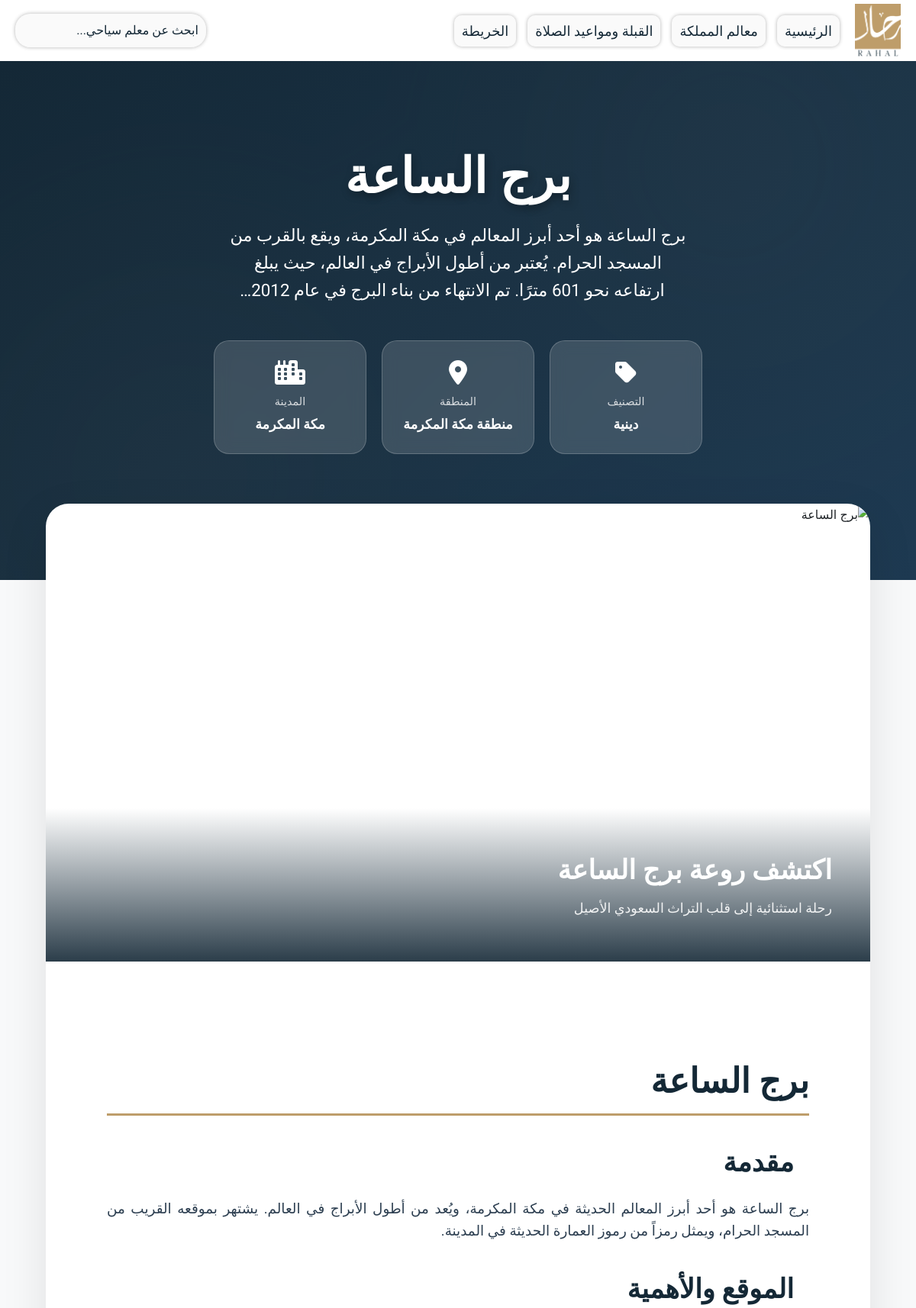
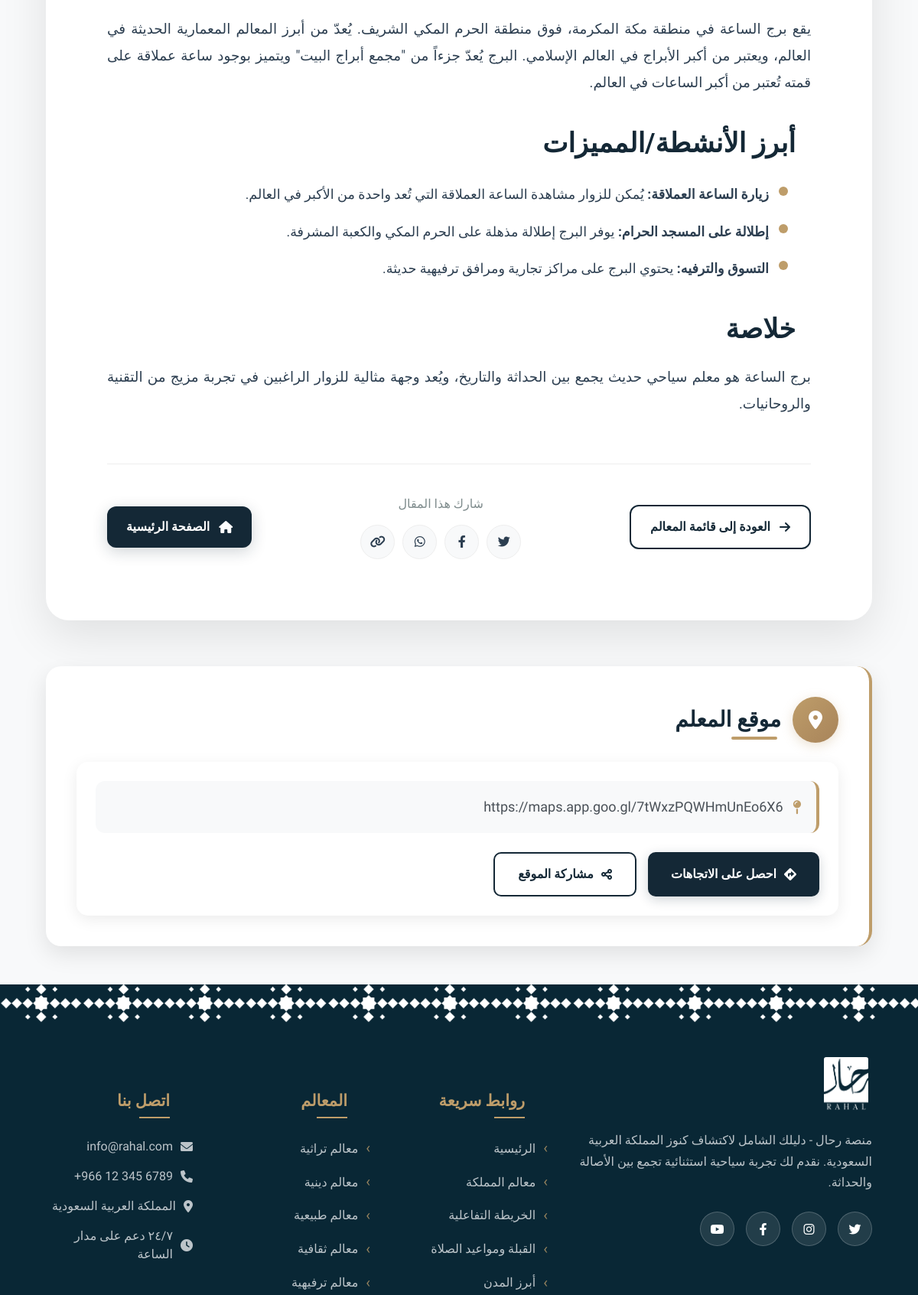
/assets/php/html_wrapper.php?file=Clock_Tower.html (upper part), run on the app's committed database (2 pictures, top to bottom).
### tables this page shows
CREATE TABLE `tourist_attractions` (
  `id` int(11) NOT NULL,
  `name` varchar(255) NOT NULL,
  `description` text DEFAULT NULL,
  `region_id` int(11) DEFAULT NULL,
  `city_id` int(11) DEFAULT NULL,
  `attraction_Priority` int(11) DEFAULT NULL,
  `location` varchar(255) DEFAULT NULL,
  `image_url` varchar(255) DEFAULT NULL,
  `html_file` varchar(255) DEFAULT NULL,
  `category` enum('تراثية','دينية','سياحية','ترفيهية','طبيعية','ثقافية') DEFAULT NULL
);

CREATE TABLE `regions` (
  `id` int(11) NOT NULL,
  `name` varchar(255) NOT NULL
);

CREATE TABLE `cities` (
  `id` int(11) NOT NULL,
  `name` varchar(255) NOT NULL,
  `region_id` int(11) DEFAULT NULL
);

### assets/php/db_connect.php (called while the page is built, shortened)
<?php
if (!function_exists('get_attraction_location')) {
    function get_attraction_location($conn, $attraction_id) {
        $stmt = $conn->prepare("SELECT location FROM tourist_attractions WHERE id = ?");
        $stmt->bind_param("i", $attraction_id);
        $stmt->execute();
        $result = $stmt->get_result();
        $location = $result->fetch_assoc();
        return $location;
    }
}
?>

### assets/php/html_wrapper.php (the view, shortened to what this page needs)
<?php
include __DIR__ . '/db_connect.php';
$target_html_file = $_GET['file'] ?? '';
$safe_file_name = $conn->real_escape_string($target_html_file);
$sql = "SELECT t.*, r.name as region_name, c.name as city_name
        FROM tourist_attractions t
        LEFT JOIN regions r ON t.region_id = r.id
        LEFT JOIN cities c ON t.city_id = c.id
        WHERE t.html_file = '{$safe_file_name}'";
$result = $conn->query($sql);
$attraction = $result->fetch_assoc();
$location_data = get_attraction_location($conn, $attraction['id']);
$content = ob_get_clean();
$content = preg_replace('/<style[^>]*>.*?<\/style>/is', '', $content);
$content = preg_replace('/<link[^>]*rel=["\']stylesheet["\'][^>]*>/i', '', $content);
?>
<!DOCTYPE html>
<html lang="ar" dir="rtl">
<head>
    <link href="https://cdn.jsdelivr.net/npm/bootstrap@5.3.8/dist/css/bootstrap.min.css" rel="stylesheet">
    <link rel="stylesheet" href="../css/style.css">
    <link rel="stylesheet" href="../css/article.css">
    <link rel="stylesheet" href="https://cdnjs.cloudflare.com/ajax/libs/font-awesome/6.0.0/css/all.min.css">
</head>
<body class="article-page">
    <section dir="ltr">
        <div class="navbar" id="navbar" style="background-color: white;" >
            <form method="GET" action="./search_results.php" class="search-form">
                <input dir="rtl" class="search-bar" type="text" name="query" placeholder="ابحث عن معلم سياحي...">
            </form>
            <div class="navbar-right-group">
                <ul class="nav-links" dir="rtl">
                    <li><a href="../../index.php">الرئيسية</a></li>
                    <li><a href="./attractions_list.php">معالم المملكة</a></li>
                    <li><a href="../html/Qibla.html">القبلة ومواعيد الصلاة</a></li>
                    <li><a href="../../index.php#map-section">الخريطة</a></li>
                </ul>
                <a href="../../index.php"><img loading="lazy" decoding="async" src="../images/logo/second-logo.png" alt="RahalLogo" id="logo"></a>
            </div>
        </div>
    </section>
    <header class="article-hero">
        <div class="hero-pattern"></div>
        <div class="hero-content">
            <h1 class="article-title fade-in"><?= htmlspecialchars($attraction['name']) ?></h1>
            <?php if (!empty($attraction['description'])): ?>
                <p class="article-subtitle fade-in"><?= htmlspecialchars($attraction['description']) ?></p>
            <?php endif; ?>
            <div class="article-meta-grid fade-in">
                <?php if ($attraction['category']): ?>
                    <div class="meta-card">
                        <i class="fas fa-tag meta-icon"></i>
                        <div class="meta-label">التصنيف</div>
                        <div class="meta-value"><?= htmlspecialchars($attraction['category']) ?></div>
                    </div>
                <?php endif; ?>
                <?php if ($attraction['region_name']): ?>
                    <div class="meta-card">
                        <i class="fas fa-map-marker-alt meta-icon"></i>
                        <div class="meta-label">المنطقة</div>
                        <div class="meta-value"><?= htmlspecialchars($attraction['region_name']) ?></div>
                    </div>
                <?php endif; ?>
                <?php if ($attraction['city_name']): ?>
                    <div class="meta-card">
                        <i class="fas fa-city meta-icon"></i>
                        <div class="meta-label">المدينة</div>
                        <div class="meta-value"><?= htmlspecialchars($attraction['city_name']) ?></div>
                    </div>
                <?php endif; ?>
            </div>
        </div>
    </header>
    <main class="article-main">
        <div class="article-container">
            <article class="article-card">
                <?php if (!empty($attraction['image_url'])): ?>
                    <div class="article-featured-image">
                        <img loading="lazy" decoding="async" src="<?= htmlspecialchars($attraction['image_url']) ?>"
                        alt="<?= htmlspecialchars($attraction['name']) ?>">
                        <div class="image-overlay">
                            <h2>اكتشف روعة <?= htmlspecialchars($attraction['name']) ?></h2>
                            <p>رحلة استثنائية إلى قلب التراث السعودي الأصيل</p>
                        </div>
                    </div>
                <?php endif; ?>
                <div class="article-body">
                    <div class="article-content">
                        <?= $content ?>
                    </div>
                    <div class="article-navigation">
                        <a href="attractions_list.php" class="nav-btn back">
                            <i class="fas fa-arrow-right"></i>
                            العودة إلى قائمة المعالم
                        </a>
                        <div class="article-share">
                            <div class="share-text">شارك هذا المقال</div>
                            <div class="share-buttons">
                                <a href="#" class="share-btn" title="Share on Twitter">
                                    <i class="fab fa-twitter"></i>
                                </a>
                                <a href="#" class="share-btn" title="Share on Facebook">
                                    <i class="fab fa-facebook-f"></i>
                                </a>
                                <a href="#" class="share-btn" title="Share on WhatsApp">
                                    <i class="fab fa-whatsapp"></i>
                                </a>
                                <a href="#" class="share-btn" title="Copy link">
                                    <i class="fas fa-link"></i>
                                </a>
                            </div>
                        </div>
                        <a href="../../index.php" class="nav-btn home">
                            <i class="fas fa-home"></i>
                            الصفحة الرئيسية
                        </a>
                    </div>
                </div>
            </article>
            <?php if ($location_data && !empty($location_data['location'])): ?>
            <section class="article-location">
                <div class="location-header">
                    <div class="location-icon">
                        <i class="fas fa-map-marker-alt"></i>
                    </div>
                    <h2 class="location-title">موقع المعلم</h2>
                </div>
                <div class="location-content">
                    <div class="location-info">
                        <div class="location-address">
                            <i class="fas fa-map-pin" style="color: #be9d6a;"></i>
                            <?= htmlspecialchars($location_data['location']) ?>
                        </div>
                        <div class="location-actions">
                            <a href="<?= htmlspecialchars($location_data['location']) ?>" target="_blank" class="location-btn" id="getDirections">
                                <i class="fas fa-directions"></i>
                                احصل على الاتجاهات
                            </a>
                            <button class="location-btn secondary" id="shareLocation" data-location="<?= htmlspecialchars($location_data['location']) ?>">
                                <i class="fas fa-share-alt"></i>
                                مشاركة الموقع
                            </button>
                        </div>
                    </div>
                </div>
            </section>
            <?php endif; ?>
        </div>
    </main>
    <footer class="footer">
        <div class="footer-top-pattern"></div>
        <div class="footer-content">
            <div class="footer-section">
                <div class="footer-brand">
                    <a href="../../index.php"><img loading="lazy" decoding="async" src="../images/logo/first-logo.png" alt="RahalLogo" class="footer-logo"></a>
                </div>
                <p class="footer-description">
                    منصة رحال - دليلك الشامل لاكتشاف كنوز المملكة العربية السعودية.
                    نقدم لك تجربة سياحية استثنائية تجمع بين الأصالة والحداثة.
                </p>
                <div class="footer-social">
                    <a href="#" class="social-link" title="Twitter">
                        <i class="fab fa-twitter"></i>
                    </a>
                    <a href="#" class="social-link" title="Instagram">
                        <i class="fab fa-instagram"></i>
                    </a>
                    <a href="#" class="social-link" title="Facebook">
                        <i class="fab fa-facebook-f"></i>
                    </a>
                    <a href="#" class="social-link" title="Youtube">
                        <i class="fab fa-youtube"></i>
                    </a>
                </div>
            </div>
            <div class="footer-section">
                <h3>روابط سريعة</h3>
                <ul class="footer-links">
                    <li><a href="../../index.php">الرئيسية</a></li>
                    <li><a href="./attractions_list.php">معالم المملكة</a></li>
                    <li><a href="../../index.php#map-section">الخريطة التفاعلية</a></li>
                    <li><a href="../html/Qibla.html">القبلة ومواعيد الصلاة</a></li>
                    <li><a href="../../index.php#cities-section">أبرز المدن</a></li>
                </ul>
            </div>
            <div class="footer-section">
                <h3>المعالم</h3>
                <ul class="footer-links">
                    <li><a href="./attractions_list.php?category=تراثية">معالم تراثية</a></li>
                    <li><a href="./attractions_list.php?category=دينية">معالم دينية</a></li>
                    <li><a href="./attractions_list.php?category=طبيعية">معالم طبيعية</a></li>
                    <li><a href="./attractions_list.php?category=ثقافية">معالم ثقافية</a></li>
                    <li><a href="./attractions_list.php?category=ترفيهية">معالم ترفيهية</a></li>
                </ul>
            </div>
            <div class="footer-section">
                <h3>اتصل بنا</h3>
                <div class="footer-contact">
                    <p><i class="fas fa-envelope"></i> info@rahal.com</p>
                    <p><i class="fas fa-phone"></i>  6789 345 12 966+</p>
                    <p><i class="fas fa-map-marker-alt"></i> المملكة العربية السعودية</p>
                    <p><i class="fas fa-clock"></i> ٢٤/٧ دعم على مدار الساعة</p>
                </div>
            </div>
        </div>
    </footer>
</body>
</html>

### assets/css/style.css (style rules this page uses)
* { margin: 0; padding: 0; box-sizing: border-box; }
body { height: 100vh ; width: 100%; background-color: #f8f9fa; scrollbar-color: #be9d6a transparent; scrollbar-width: thin; overflow-x: hidden; margin: 0; padding: 0; }
.navbar { position: fixed !important; top: 0 !important; left: 0 !important; right: 0 !important; width: 100%; height: 80px; display: flex; align-items: center; z-index: 1000; backdrop-filter: blur(10px); transition: all 0.5s ease; padding: 0 20px; }
.navbar-right-group { display: flex; align-items: center; gap: 20px; }
.navbar img { height: 70px; width: 60px; }
.nav-links { display: flex; list-style: none; gap: 15px; margin: 0; padding: 0; }
.nav-links li { display: inline-block; }
.nav-links a { text-decoration: none; color: #142836; font-size: large; padding: 10px; border-radius: 10px; font-family: 'Tajawal', sans-serif; font-weight: 400; background-color: rgba(242, 242, 242, 0.4); backdrop-filter: blur(10px); box-shadow: 0 0 5px rgba(0, 0, 0, 0.3); transition: background-color 0.3s ease; }
.search-bar { font-family: 'Tajawal', sans-serif; font-weight: 400; background-color: rgba(242, 242, 242, 0.4); backdrop-filter: blur(10px); -webkit-backdrop-filter: blur(10px); border: none; border-radius: 20px; padding: 10px; width: 250px; color: #142836; font-size: 16px; outline: none; box-shadow: 0 0 5px rgba(0, 0, 0, 0.3); transition: background-color 0.3s ease; }
.search-bar::placeholder { color: #142836; }
h3 { font-size: 48px; font-weight: 700; text-align: right; margin-right: 30px; margin-top: 50px; margin-bottom: 20px; font-family: 'Tajawal', sans-serif; color: #142836; position: relative; padding-bottom: 15px; }
.footer { width: 100vw; background-color: #092735; }
.footer-top-pattern { width: 100vw; height: 50px; background-image: url('../images/Pattern/pattern.png'); background-repeat: repeat-x; background-size: auto 100%; z-index: 3; }
.footer-content { max-width: 1200px; margin: 0 auto; padding: 40px 5% 20px; display: grid; grid-template-columns: 2fr 1fr 1fr 1fr; gap: 40px; position: relative; z-index: 2; }
.footer-logo { height: 80px; width: auto; margin-bottom: 20px; background-color: transparent; padding: 5px; border-radius: 8px; display: block; }
.footer-description { font-family: 'Tajawal', sans-serif; color: #e9ecef; opacity: 0.8; line-height: 1.7; margin-bottom: 25px; font-size: 1rem; text-align: right; }
.footer-social { display: flex; gap: 15px; }
.social-link { width: 45px; height: 45px; border-radius: 50%; background: rgba(255, 255, 255, 0.1); display: flex; align-items: center; justify-content: center; text-decoration: none; color: #ffffff; transition: all 0.3s ease; border: 1px solid rgba(255, 255, 255, 0.2); }
.footer-section h3 { font-family: 'Tajawal', sans-serif; color: #be9d6a; margin-bottom: 25px; font-size: 1.3rem; font-weight: 700; position: relative; padding-bottom: 10px; text-align: right; }
.footer-section h3::after { content: ''; position: absolute; bottom: 0; right: 0; width: 40px; height: 2px; background: #be9d6a; }
.footer-links { list-style: none; }
.footer-links li { margin-bottom: 15px; }
.footer-links a { color: #e9ecef; text-decoration: none; font-family: 'Tajawal', sans-serif; opacity: 0.8; transition: all 0.3s ease; display: flex; align-items: center; gap: 10px; text-align: right; }
.footer-links a::before { content: '›'; color: #be9d6a; font-size: 1.2rem; }
.footer-contact p { font-family: 'Tajawal', sans-serif; color: #e9ecef; opacity: 0.8; margin-bottom: 15px; display: flex; align-items: center; gap: 10px; text-align: right; }

### data on the page
tourist_attractions: name "برج الساعة", description "برج الساعة هو أحد أبرز المعالم في مكة المكرمة، ويقع بالقرب من المسجد الحرام. يُعتبر من أطول الأبراج في العالم، حيث يبلغ ارتفاعه نحو 601 مترًا. تم الانتهاء من بناء البرج في عام…", category "دينية", region.name "منطقة مكة المكرمة", city.name "مكة المكرمة", location "https://maps.app.goo.gl/7tWxzPQWHmUnEo6X6"
